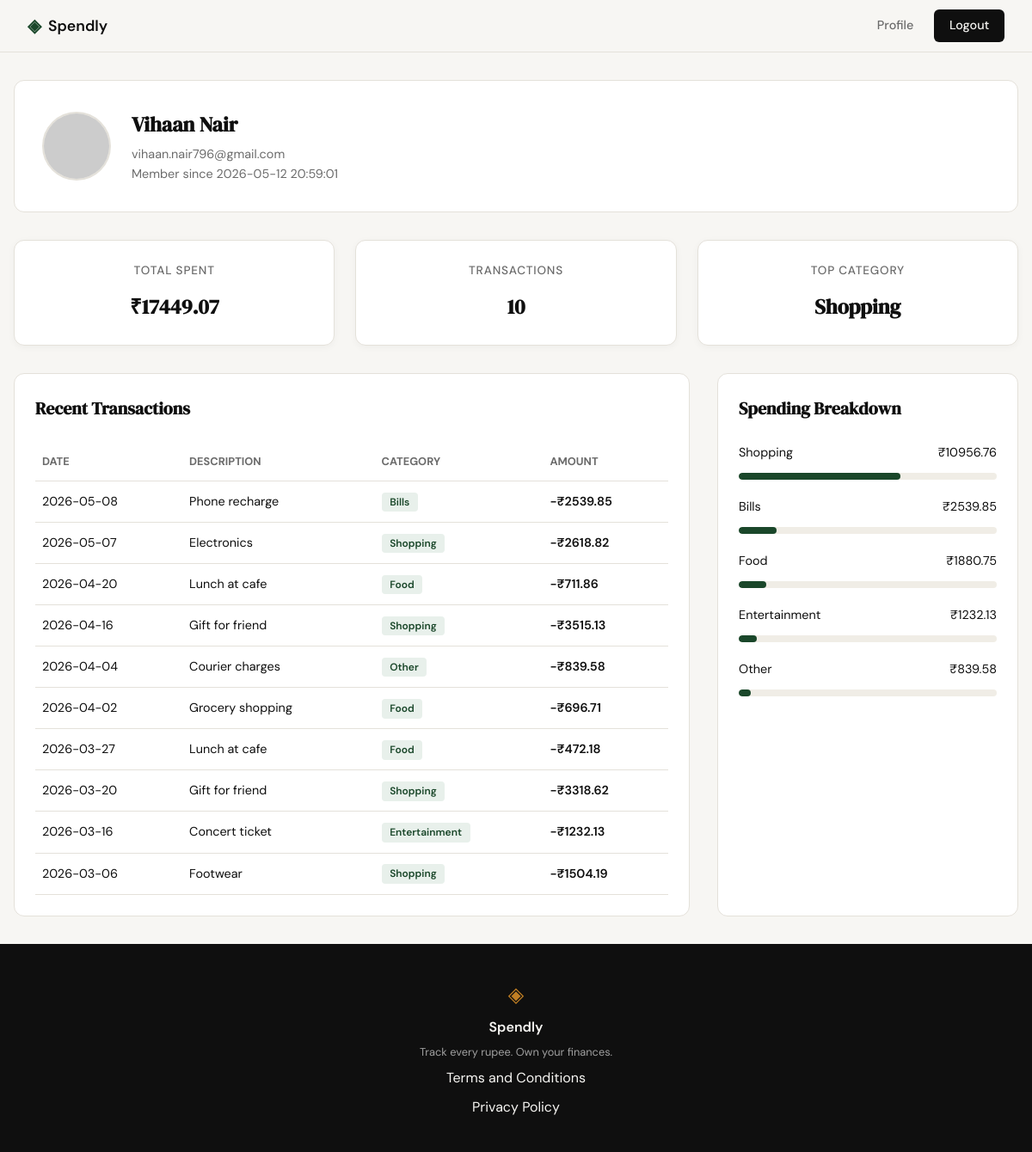
The app's page /profile (signed in), older data.
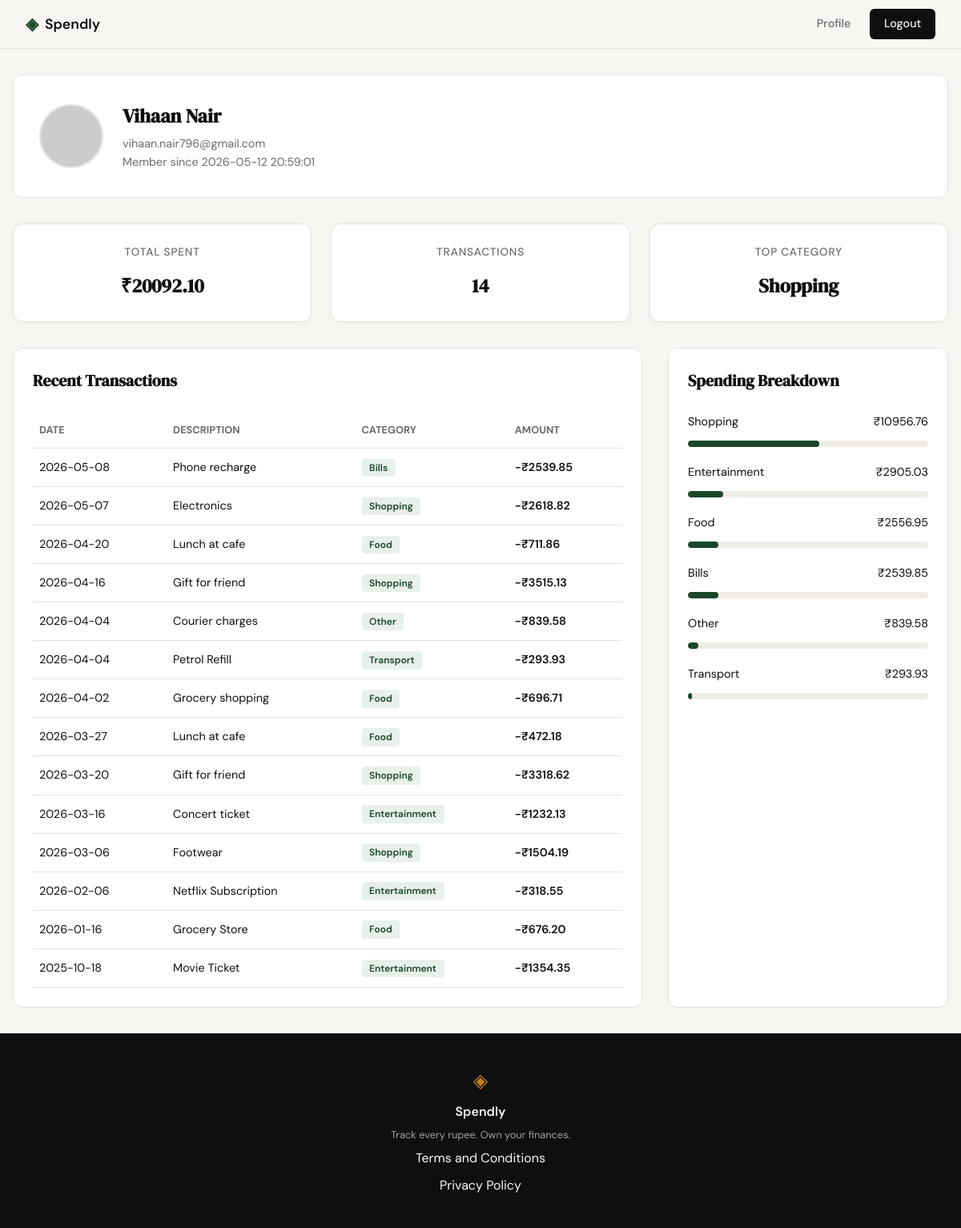
The same page, newer data.
### tables this page shows
CREATE TABLE users (
            id INTEGER PRIMARY KEY AUTOINCREMENT,
            name TEXT NOT NULL,
            email TEXT UNIQUE NOT NULL,
            password_hash TEXT NOT NULL,
            created_at TEXT DEFAULT (datetime('now'))
        );

CREATE TABLE expenses (
            id INTEGER PRIMARY KEY AUTOINCREMENT,
            user_id INTEGER NOT NULL,
            amount REAL NOT NULL,
            category TEXT NOT NULL,
            date TEXT NOT NULL,
            description TEXT,
            created_at TEXT DEFAULT (datetime('now')),
            FOREIGN KEY (user_id) REFERENCES users (id)
        );

### app.py (the view)
@app.route("/profile")
@login_required
def profile():
    user_id = session.get("user_id")
    db = get_db()
    user_row = db.execute(
        "SELECT name, email, created_at FROM users WHERE id = ?",
        (user_id,)
    ).fetchone()
    stats_row = db.execute(
        "SELECT SUM(amount) as total_spent, COUNT(id) as transaction_count FROM expenses WHERE user_id = ?",
        (user_id,)
    ).fetchone()
    total_spent_val = stats_row["total_spent"] if stats_row["total_spent"] is not None else 0.0
    transaction_count = stats_row["transaction_count"]
    categories_rows = db.execute(
        "SELECT category, SUM(amount) as total FROM expenses WHERE user_id = ? GROUP BY category ORDER BY total DESC",
        (user_id,)
    ).fetchall()
    category_breakdown = []
    top_category = "N/A"
    for i, row in enumerate(categories_rows):
        category = row["category"]
        amount = row["total"]
        percentage = (amount / total_spent_val * 100) if total_spent_val > 0 else 0
        if i == 0:
            top_category = category
        category_breakdown.append({
            "category": category,
            "amount": f"₹{amount:.2f}",
            "percentage": round(percentage, 1)
        })
    transactions_rows = db.execute(
        "SELECT date, description, category, amount FROM expenses WHERE user_id = ? ORDER BY date DESC",
        (user_id,)
    ).fetchall()
    db.close()
    user_profile = {
        "user": {
            "name": user_row["name"],
            "email": user_row["email"],
            "join_date": user_row["created_at"],
            "avatar": f"https://api.dicebear.com/7.x/avataaars/svg?seed={user_row['name']}"
        },
        "stats": {
            "total_spent": f"₹{total_spent_val:.2f}",
            "transaction_count": transaction_count,
            "top_category": top_category
        },
        "category_breakdown": category_breakdown,
        "transactions": [
            {
                "date": row["date"],
                "description": row["description"],
                "category": row["category"],
                "amount": f"-₹{row['amount']:.2f}"
            }
            for row in transactions_rows
        ]
    }
    return render_template("profile.html", profile=user_profile)

### app.py (called while the page is built)
def login_required(f):
    @wraps(f)
    def decorated_function(*args, **kwargs):
        if session.get("user_id") is None:
            return redirect(url_for("login"))
        return f(*args, **kwargs)
    return decorated_function

### database/db.py (called while the page is built)
def get_db():
    conn = sqlite3.connect(DATABASE)
    conn.row_factory = sqlite3.Row
    conn.execute("PRAGMA foreign_keys = ON")
    return conn

### templates/profile.html (shortened to what this page needs)
{% extends "base.html" %}
{% block content %}
<div class="profile-container">
    <div class="profile-header-card">
        <img src="{{ profile.user.avatar }}" alt="User Avatar" class="profile-avatar">
        <div class="profile-info">
            <h2>{{ profile.user.name }}</h2>
            <p>{{ profile.user.email }}</p>
            <p>Member since {{ profile.user.join_date }}</p>
        </div>
    </div>
    <div class="stats-grid">
        <div class="stat-card">
            <span class="stat-label">Total Spent</span>
            <span class="stat-value">{{ profile.stats.total_spent }}</span>
        </div>
        <div class="stat-card">
            <span class="stat-label">Transactions</span>
            <span class="stat-value">{{ profile.stats.transaction_count }}</span>
        </div>
        <div class="stat-card">
            <span class="stat-label">Top Category</span>
            <span class="stat-value">{{ profile.stats.top_category }}</span>
        </div>
    </div>
    <div class="dashboard-grid">
        <div class="data-card">
            <h3 class="card-title">Recent Transactions</h3>
            <table class="transaction-table">
                <thead>
                    <tr>
                        <th>Date</th>
                        <th>Description</th>
                        <th>Category</th>
                        <th>Amount</th>
                    </tr>
                </thead>
                <tbody>
                    {% for tx in profile.transactions %}
                    <tr>
                        <td>{{ tx.date }}</td>
                        <td>{{ tx.description }}</td>
                        <td><span class="category-badge">{{ tx.category }}</span></td>
                        <td class="amount-neg">{{ tx.amount }}</td>
                    </tr>
                    {% endfor %}
                </tbody>
            </table>
        </div>
        <div class="data-card">
            <h3 class="card-title">Spending Breakdown</h3>
            <div class="category-list">
                {% for cat in profile.category_breakdown %}
                <div class="category-item">
                    <div class="category-info">
                        <span>{{ cat.category }}</span>
                        <span>{{ cat.amount }}</span>
                    </div>
                    <div class="category-bar-container">
                        <div class="category-bar" style="width: {{ cat.percentage }}%;"></div>
                    </div>
                </div>
                {% endfor %}
            </div>
        </div>
    </div>
</div>
{% endblock %}

### templates/base.html (shortened to what this page needs)
<!DOCTYPE html>
<html lang="en">
<head>
    <link rel="stylesheet" href="{{ url_for('static', filename='css/style.css') }}">
</head>
<body>
    <nav class="navbar">
        <div class="nav-inner">
            <a href="{{ url_for('landing') }}" class="nav-brand">
                <span class="brand-icon">◈</span>
                <span class="brand-name">Spendly</span>
            </a>
            <div class="nav-links">
                {% if session.get('user_id') %}
                    <a href="{{ url_for('profile') }}">Profile</a>
                    <a href="{{ url_for('logout') }}" class="nav-cta">Logout</a>
                {% else %}
                    <a href="{{ url_for('login') }}">Sign in</a>
                    <a href="{{ url_for('register') }}" class="nav-cta">Get started</a>
                {% endif %}
            </div>
        </div>
    </nav>
    <main class="main-content">
        {% block content %}{% endblock %}
    </main>
    <footer class="footer">
        <div class="footer-inner">
            <span class="brand-icon">◈</span>
            <span class="footer-name">Spendly</span>
            <p class="footer-copy">Track every rupee. Own your finances.</p>
            <div class="footer-links" style="display: flex; flex-direction: column; gap: 8px;">
                <a href="{{ url_for('terms') }}">Terms and Conditions</a>
                <a href="{{ url_for('privacy') }}">Privacy Policy</a>
            </div>
        </div>
    </footer>
</body>
</html>

### static/css/style.css (style rules this page uses)
:root { --ink: #0f0f0f; --ink-soft: #2d2d2d; --ink-muted: #6b6b6b; --ink-faint: #a0a0a0; --paper: #f7f6f3; --paper-warm: #f0ede6; --paper-card: #ffffff; --accent: #1a472a; --accent-light: #e8f0eb; --accent-2: #c17f24; --accent-2-light: #fdf3e3; --danger: #c0392b; --danger-light: #fdecea; --border: #e4e1da; --border-soft: #eeebe4; --font-display: 'DM Serif Display', Georgia, serif; --font-body: 'DM Sans', system-ui, sans-serif; --max-width: 1200px; --auth-width: 440px; --radius-sm: 6px; --radius-md: 12px; --radius-lg: 20px; }
*, *::before, *::after { box-sizing: border-box; margin: 0; padding: 0; }
html { font-size: 16px; scroll-behavior: smooth; }
body { background: var(--paper); color: var(--ink); font-family: var(--font-body); font-size: 1rem; line-height: 1.6; -webkit-font-smoothing: antialiased; }
a { color: inherit; text-decoration: none; }
.navbar { position: sticky; top: 0; z-index: 100; background: var(--paper); border-bottom: 1px solid var(--border); padding: 0 2rem; }
.nav-inner { max-width: var(--max-width); margin: 0 auto; height: 60px; display: flex; align-items: center; justify-content: space-between; }
.nav-brand { display: flex; align-items: center; gap: 0.5rem; font-family: var(--font-body); font-weight: 600; font-size: 1.1rem; color: var(--ink); }
.brand-icon { color: var(--accent); font-size: 1.3rem; }
.brand-name { color: var(--ink); }
.nav-links { display: flex; align-items: center; gap: 1.5rem; font-size: 0.9rem; font-weight: 500; }
.nav-links a { color: var(--ink-muted); transition: color 0.2s; }
.nav-cta { background: var(--ink) !important; color: var(--paper) !important; padding: 0.45rem 1.1rem; border-radius: var(--radius-sm); transition: background 0.2s !important; }
.main-content { min-height: calc(100vh - 60px - 100px); }
.stat-card { background: var(--paper-card); border-radius: var(--radius-md); padding: 1rem; display: flex; flex-direction: column; gap: 0.25rem; box-shadow: 0 2px 8px rgba(0,0,0,0.04); }
.stat-label { font-size: 0.7rem; font-weight: 500; color: var(--ink-muted); text-transform: uppercase; letter-spacing: 0.04em; }
.stat-value { font-family: var(--font-display); font-size: 1.1rem; color: var(--ink); }
.category-bar { height: 100%; border-radius: 999px; transition: width 0.6s ease; }
.footer { background: var(--ink); color: var(--paper); padding: 2.5rem 2rem; text-align: center; }
.footer-inner { display: flex; flex-direction: column; align-items: center; gap: 0.4rem; }
.footer .brand-icon { color: var(--accent-2); font-size: 1.5rem; }
.footer-name { font-weight: 600; font-size: 1rem; }
.footer-copy { font-size: 0.8rem; color: var(--ink-faint); }

Row changes from the older to the newer data that the page shows:
added expenses: date "2026-04-04", description "Petrol Refill", category "Transport", amount "-₹293.93"
added expenses: date "2026-02-06", description "Netflix Subscription", category "Entertainment", amount "-₹318.55"
added expenses: date "2026-01-16", description "Grocery Store", category "Food", amount "-₹676.20"
added expenses: date "2025-10-18", description "Movie Ticket", category "Entertainment", amount "-₹1354.35"
Text that changed along with them:
{{ profile.stats.total_spent }}: "₹17449.07" → "₹20092.10"
{{ profile.stats.transaction_count }}: "10" → "14"
{{ cat.percentage }}: 62.8 → 54.5 (drawn)
{{ cat.percentage }}: 14.6 → 12.6 (drawn)
{{ cat.percentage }}: 4.8 → 4.2 (drawn)
new list line: "Entertainment ₹2905.03"
new list line: "Food ₹2556.95"
new list line: "Transport ₹293.93"
list line gone: "Food ₹1880.75"
list line gone: "Entertainment ₹1232.13"
